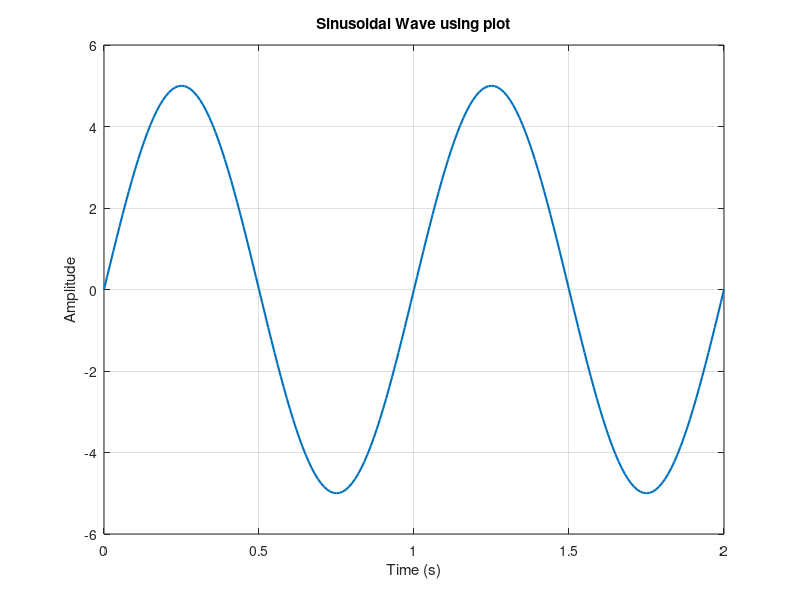
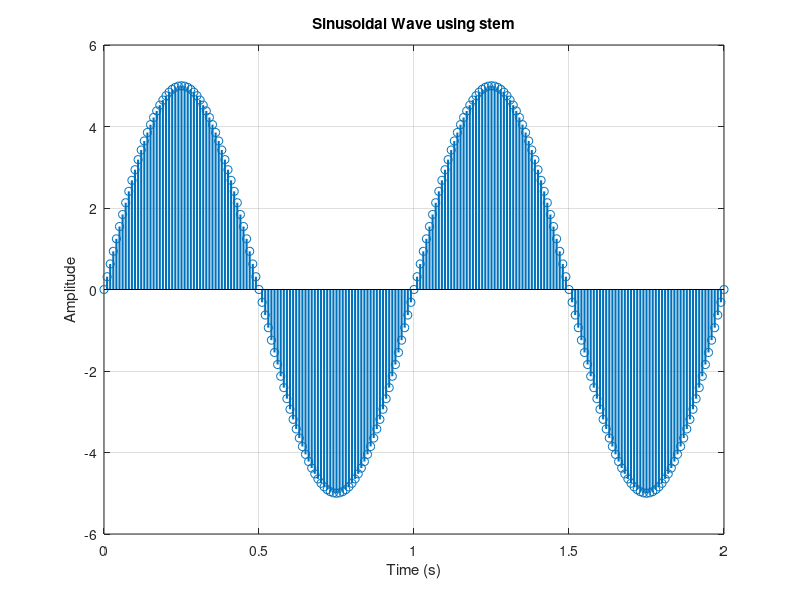
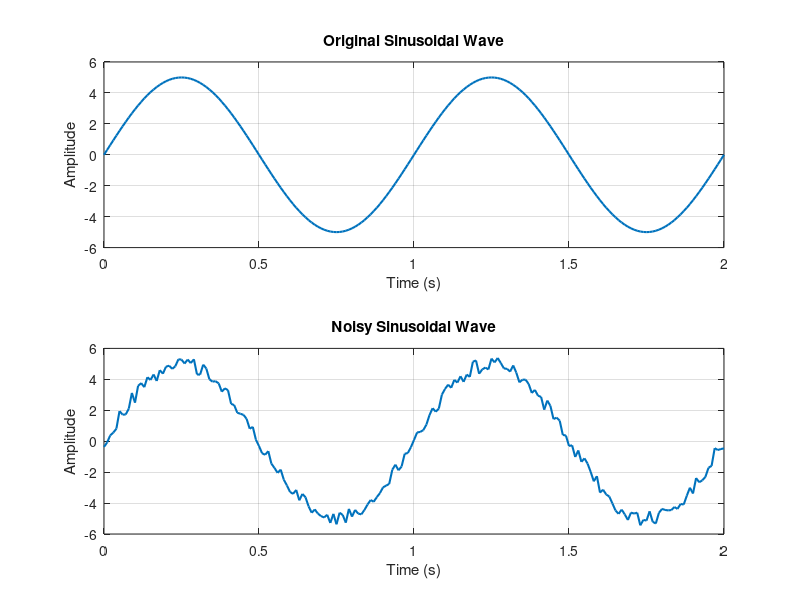
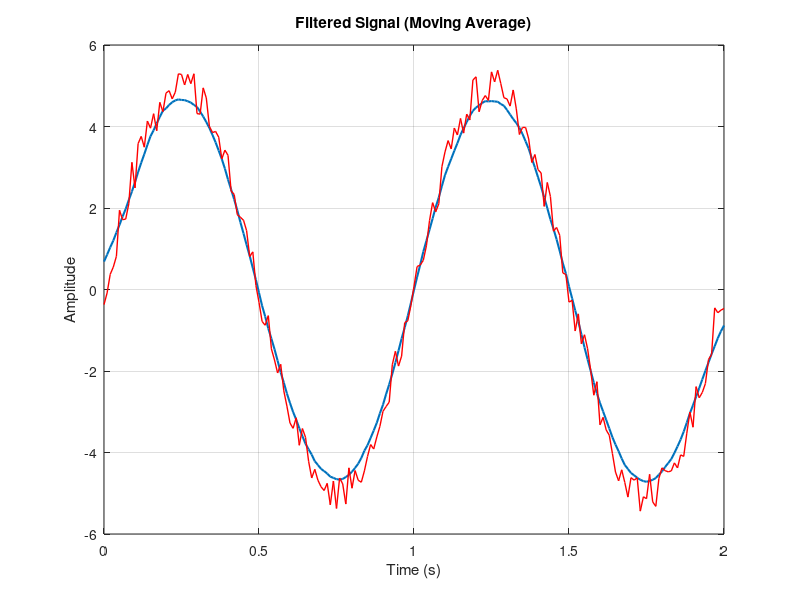

MATLAB code for these plots, in order:
%% DSP Lab - Homwork1
% Mahdi Mahjouri Namin 40023125
% Nima Nourizadeh 40023***

close all;
clear;
clc;
%% 
% *Section 1-1*


t = 0:0.01:2;
A = 5;
f = 1;
phi = 0;
signal = A*sin(2*pi*f*t + phi);
figure('Name', 'Continuous-Time Sinusoidal Wave');
plot(t, signal, 'LineWidth', 1.5);
xlabel('Time (s)');
ylabel('Amplitude');
title('Sinusoidal Wave using plot');
grid on;
% ---------------------------------------
figure('Name', 'Continuous-Time Sinusoidal Wave');
stem(t, signal, 'LineWidth', 1.5);
xlabel('Time (s)');
ylabel('Amplitude');
title('Sinusoidal Wave using stem');
grid on;


%% 
% *Section 1-2*


rand_num = rand(1,length(t)) - 0.5;
rand_signal = rand_num + signal;
figure('Name', 'Random Signal');
subplot(211)
plot(t, signal, 'LineWidth', 1.5);
xlabel('Time (s)');
ylabel('Amplitude');
title('Original Sinusoidal Wave');
grid on;
subplot(212)
plot(t, rand_signal, 'LineWidth', 1.5);
xlabel('Time (s)');
ylabel('Amplitude');
title('Noisy Sinusoidal Wave');
grid on;

%% 
% *Section 1-3*

M1 = 0;
M2 = 20;
window_size = M1 + M2 + 1;

kernel = ones(1, window_size) / window_size;
filtered_signal = conv(rand_signal,kernel, "same");

figure('Name', 'Moving Average');
plot(t, filtered_signal, 'LineWidth', 1.5);
xlabel('Time (s)');
ylabel('Amplitude');
title('Filtered Signal (Moving Average)');
grid on;
hold on;
plot(t, rand_signal, 'LineWidth', 1,'Color','r');

% ???????????????????

%% 
% *Section 1-4*

M1 = 0;
M2 = 20;
window_size = M1 + M2 + 1;

% Define the moving average filter coefficients
kernel = ones(1, window_size) / window_size;

% Apply the moving average filter using the 'filter' function
filtered_signal = filter(kernel, 1, rand_signal);

% Plot the results
figure('Name', 'Moving Average');
plot(t, filtered_signal, 'LineWidth', 1.5);
xlabel('Time (s)');
ylabel('Amplitude');
title('Filtered Signal (Moving Average)');
grid on;